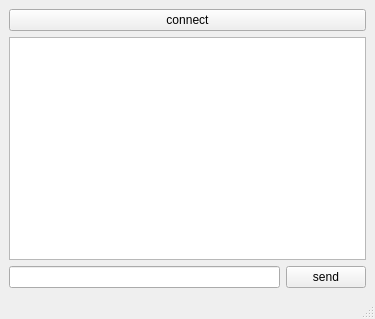
<?xml version="1.0" encoding="UTF-8"?>
<ui version="4.0">
 <class>MainWindow</class>
 <widget class="QMainWindow" name="MainWindow">
  <property name="geometry">
   <rect>
    <x>0</x>
    <y>0</y>
    <width>375</width>
    <height>319</height>
   </rect>
  </property>
  <property name="windowTitle">
   <string>MainWindow</string>
  </property>
  <widget class="QWidget" name="centralwidget">
   <layout class="QVBoxLayout" name="verticalLayout_2">
    <item>
     <layout class="QVBoxLayout" name="verticalLayout">
      <item>
       <widget class="QPushButton" name="connect">
        <property name="text">
         <string>connect</string>
        </property>
       </widget>
      </item>
      <item>
       <widget class="QTextBrowser" name="textBrowser"/>
      </item>
      <item>
       <layout class="QHBoxLayout" name="horizontalLayout">
        <item>
         <widget class="QLineEdit" name="message"/>
        </item>
        <item>
         <widget class="QPushButton" name="send">
          <property name="text">
           <string>send</string>
          </property>
         </widget>
        </item>
       </layout>
      </item>
     </layout>
    </item>
   </layout>
  </widget>
  <widget class="QMenuBar" name="menubar">
   <property name="geometry">
    <rect>
     <x>0</x>
     <y>0</y>
     <width>375</width>
     <height>22</height>
    </rect>
   </property>
  </widget>
  <widget class="QStatusBar" name="statusbar"/>
 </widget>
 <resources/>
 <connections/>
</ui>
